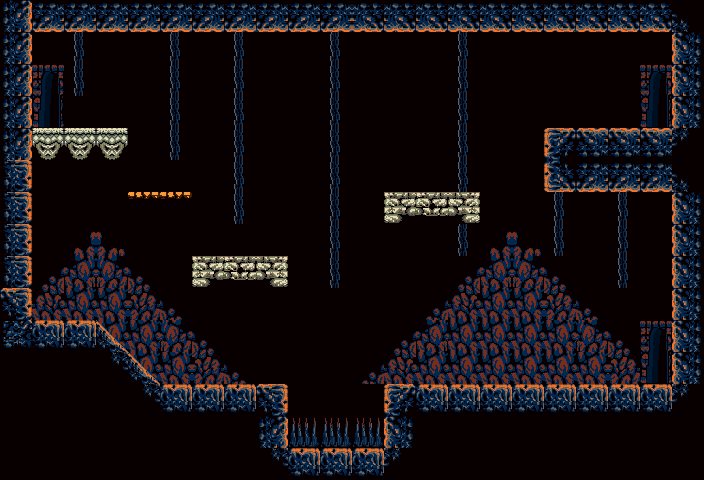

Below is a game level as drawn by its tile map, then a one-line description and the .tmx that defines it (tile-layer data replaced by summaries):
An orthogonal 22x15 tile map with 32x32 px tiles, 3 tile layers (background, background2, midground) and 23 objects (3x SpikeHazard, Map 4-1, Map 7, fireroom2, FloatFish, ...).

<map version="1.0" orientation="orthogonal" renderorder="right-down" width="22" height="15" tilewidth="32" tileheight="32" nextobjectid="121">
 <tileset firstgid="1" name="stage1_tilesheet" tilewidth="32" tileheight="32" tilecount="256">
  <image source="../content/tilesets/stage1_tilesheet.png" width="512" height="512" />
 </tileset>
 <layer name="background" width="22" height="15">
  <data>[330 cells, 330 non-empty, 1 distinct tile ids]</data>
 </layer>
 <layer name="background2" width="22" height="15">
  <data>[330 cells, 100 non-empty, 17 distinct tile ids]</data>
 </layer>
 <layer name="midground" width="22" height="15">
  <data>[330 cells, 113 non-empty, 26 distinct tile ids]</data>
 </layer>
 <objectgroup name="spawn points" />
 <objectgroup name="collisions">
  <object id="77" x="0" y="0" width="32" height="480" />
  <object id="82" x="384" y="384" width="288" height="96" />
  <object id="86" x="32" y="384" width="256" height="96" />
  <object id="96" x="32" y="320" width="64" height="64" />
  <object id="97" x="672" y="0" width="32" height="480" />
  <object id="98" x="32" y="0" width="640" height="32" />
  <object id="109" x="288" y="448" width="96" height="32" />
  <object id="113" x="192" y="256" width="96" height="32" />
  <object id="114" x="384" y="192" width="96" height="32" />
  <object id="115" x="544" y="128" width="128" height="64" />
  <object id="119" x="32" y="128" width="96" height="32" />
 </objectgroup>
 <objectgroup name="onewayplatform">
  <object id="120" x="128" y="192" width="64" />
 </objectgroup>
 <objectgroup name="slopes">
  <object id="103" x="96" y="320">
   <polyline points="0,0 64,64" />
  </object>
 </objectgroup>
 <objectgroup name="doors">
  <object id="34" name="Map 4-1" x="640" y="320" width="32" height="64">
   <properties>
    <property name="spawnX" value="32" />
    <property name="spawnY" value="256" />
   </properties>
  </object>
  <object id="95" name="Map 7" x="640" y="64" width="32" height="64">
   <properties>
    <property name="spawnX" value="32" />
    <property name="spawnY" value="256" />
   </properties>
  </object>
  <object id="117" name="fireroom2" x="32" y="64" width="32" height="64">
   <properties>
    <property name="spawnX" value="480" />
    <property name="spawnY" value="192" />
   </properties>
  </object>
 </objectgroup>
 <objectgroup name="enemies">
  <object id="104" name="FloatFish" x="192" y="328" />
  <object id="105" name="Floater" x="448" y="304" />
  <object id="106" name="SmallSpitter" x="432" y="168">
   <properties>
    <property name="Type" value="Stationary" />
   </properties>
  </object>
  <object id="107" name="Walker" x="32" y="280" width="16" height="8" />
  <object id="110" name="SpikeHazard" x="288" y="416" width="32" height="32" />
  <object id="111" name="SpikeHazard" x="320" y="416" width="32" height="32" />
  <object id="112" name="SpikeHazard" x="352" y="416" width="32" height="32" />
 </objectgroup>
</map>